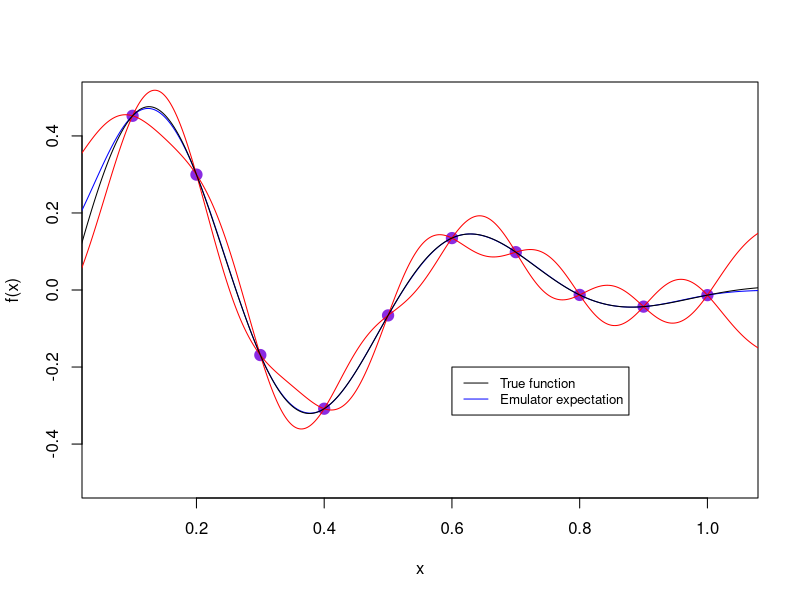

Write R code to recreate this figure.
#This code runs specifically for the emulation shown in Figure 1
#it is clear how to change this code for the parameters and points where 
#the value of the true function is taken.

x <- c(seq(0.1,1,length.out = 10))
D <- rep(0,10)
for(i in 1:10){
  D[i] = 0.5*exp(-3*x[i]^2)*sin(12*x[i])
}

beta0 <- 0
sigmau <- 0.06
theta <- 0.1

expD <- rep(beta0,10)

varDmatrix <- matrix(nrow = 10, ncol = 10)
for(i in 1:10){
  for(j in 1:10){
    varDmatrix[i,j] = sigmau^2 * exp(-(abs(x[i] - x[j]))^2 / (theta)^2)
  }
}

x.vals = c(seq(from = 0, to = 1.1, length.out = 1000))

covmatrix <- matrix(nrow = 1000, ncol = 10)
for(i in 1:1000){
  for(j in 1:10){
    covmatrix[i,j] = sigmau^2 * exp(-(abs(x.vals[i] - x[j]))^2 / (theta)^2)
  }
}

exp.x.vals = c(rep(0,1000))
var.x.vals = c(rep(0,1000))

for(i in 1:1000){
  exp.x.vals[i] = beta0 + covmatrix[i,] %*% solve(varDmatrix) %*% (D - expD)
  var.x.vals[i] = sigmau^2 - (covmatrix[i,]%*%solve(varDmatrix) %*% covmatrix[i,])
}
#pdf("1dimensionemulator.pdf", height = 6, width = 7)
plot(x, D, xlim = c(0.06, 1.04), ylim = c(-0.5,0.5), xlab = "x", 
     ylab = "f(x)", 
     col = "blueviolet", bg = "blueviolet", pch = 21, cex = 1.5)
lines(x.vals, exp.x.vals, col = "blue")
lines(x.vals, exp.x.vals + (3*sqrt(var.x.vals)), col = "red")
lines(x.vals, exp.x.vals - (3*sqrt(var.x.vals)), col = "red")
lines(x.vals, 0.5 * exp(-3* x.vals^2) * sin(12*x.vals), col = "black")
legend(0.6, -0.2, legend=c("True function", "Emulator expectation"), col=c("black", "blue"), lty=1:1, cex=0.8)
#dev.off()
